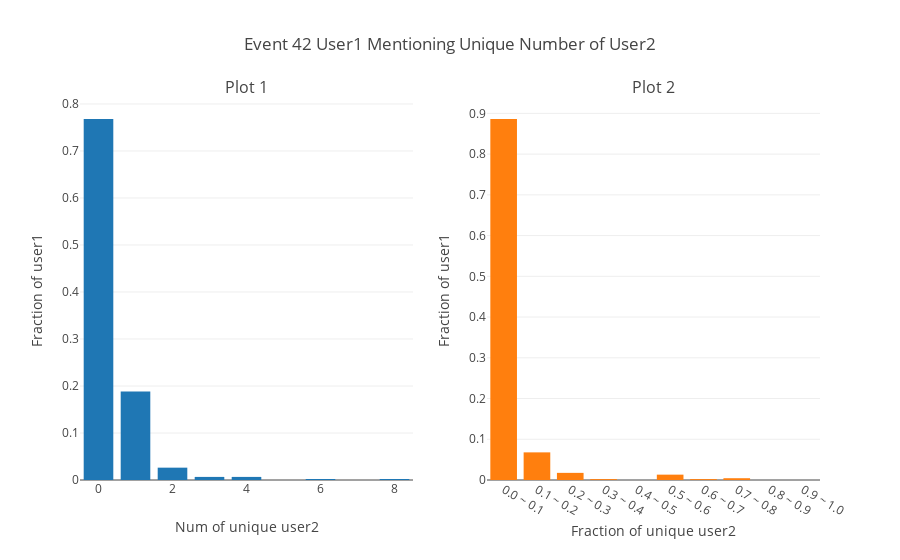
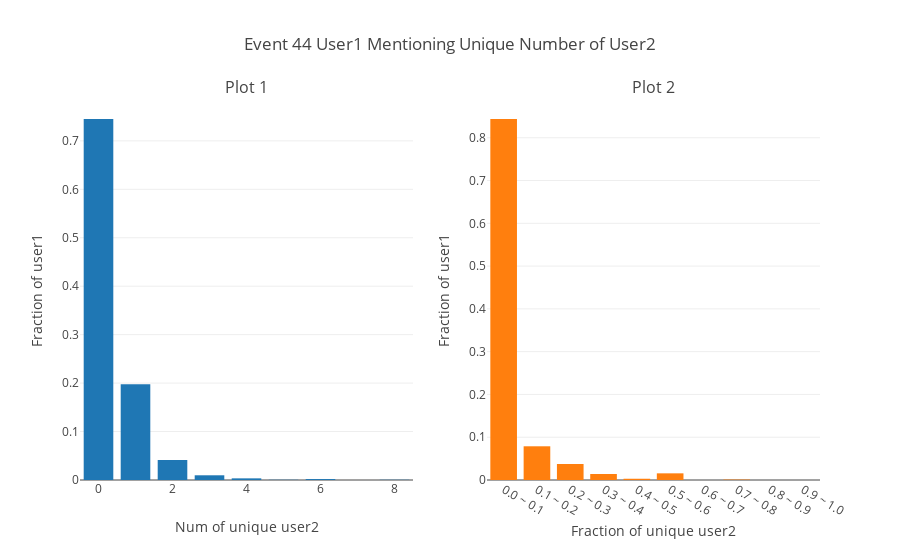
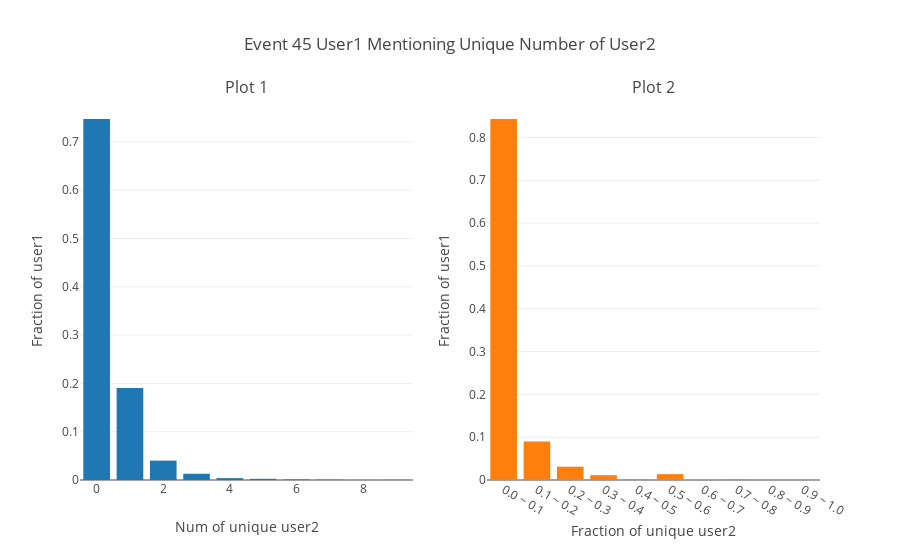
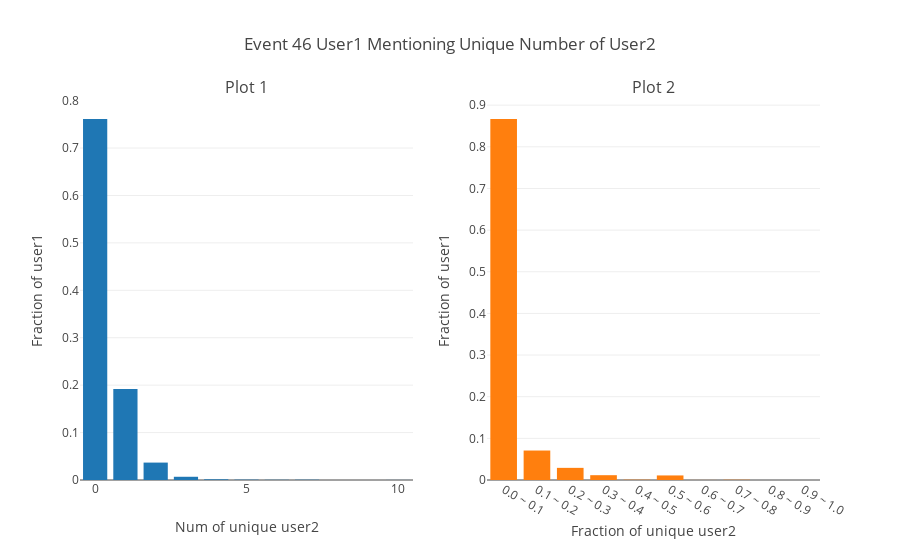

Notebook code for these charts, in order:
### Code cell
def graph_for_mention_frac(path, events, draw_graph):
    avg_user2_mentioned_list = []
    for event in events:
        file_name = os.path.join(path, "{}_mention_network.csv".format(event))
        mention_ct = count_unique_user2(file_name, event)
        if len(mention_ct) > 0:
            mention_frac = get_mention_fraction(mention_ct)
            graph2_data = get_user2_fraction(mention_ct) # Counter dictionary
            x_user2_frac_seq = graph2_data[0]
            y_user1_frac = graph2_data[1]

            print(mention_frac)
            cnt2_sum = 0
            for user1 in mention_ct:
                cnt2_sum += mention_ct[user1][1]
            avg = cnt2_sum / len(mention_ct.keys())
            print("event: {} avg_usr2_cnt: {}".format(event, avg))
            avg_user2_mentioned_list.append(avg)

            if draw_graph:
                trace1 = Bar(
                        x=['%s'%i for i in range(0, len(mention_frac)+1)],
                        y=mention_frac,
                        showlegend=False)

                trace2 = Bar(
                        x=['{} ~ {}'.format(x, round(x+0.1, 1)) for x in x_user2_frac_seq],
                        y=y_user1_frac,
                        showlegend=False)

                layout=Layout(
                        xaxis=XAxis(title='Num of unique user2'),
                        yaxis=YAxis(title='Fraction of user1'),
                        xaxis2=XAxis(title='Fraction of unique user2'),
                        yaxis2=YAxis(title='Fraction of user1'),
                        title='Event {} User Mention Network Fraction'.format(event))

                fig = tools.make_subplots(rows=1, cols=2, subplot_titles=('Plot 1', 'Plot 2'))
                fig.append_trace(trace1, 1, 1)
                fig.append_trace(trace2, 1, 2)

                fig['layout']['xaxis1'].update(title='Num of unique user2')
                fig['layout']['xaxis2'].update(title='Fraction of unique user2')
                fig['layout']['yaxis1'].update(title='Fraction of user1')
                fig['layout']['yaxis2'].update(title='Fraction of user1')

                fig['layout'].update(title='Event {} User1 Mentioning Unique Number of User2'.format(event))
                plotly.offline.iplot(fig, filename="my plot")

    avg_count = Counter(round(x, 1) for x in avg_user2_mentioned_list)
    print("avg_count: {}".format(avg_count))
    avg_max = max(avg_count.keys())
    print("avg_max: {}".format(avg_max))
    avg_seq = [round(x*0.1, 1) for x in range(0, int(avg_max*10)+1)]
    print("avg_seq: {}".format(avg_seq))
    y_seq = []
    for seq in avg_seq:
        cnt = 0
        if seq in avg_count:
            cnt = avg_count[seq]
        y_seq.append(cnt)
    trace_avg = Bar(
                x=avg_seq,
                y=y_seq,
                showlegend=False)
    layout=Layout(
                xaxis=XAxis(title='Avg unique user2 mentioned'),
                yaxis=YAxis(title='Number of events'),
                title='Avg number of unique user2 mentioned by user2')

    data = Data([trace_avg])
    fig = Figure(data=data, layout=layout)
    plotly.offline.iplot(fig, filename="my plot")

    
graph_for_mention_frac(mention_path, events, True)

### Figure 1 — Plotly figure (JSON) as saved in the notebook; plotly's stock layout.template omitted (floating-point values rounded to 4 significant figures)
{"data": [{"showlegend": false, "type": "bar", "x": ["0", "1", "2", "3", "4", "5", "6", "7", "8", "9"], "xaxis": "x1", "y": [0.7681, 0.1882, 0.02626, 0.006565, 0.006565, 0, 0.002188, 0, 0.002188], "yaxis": "y1"}, {"showlegend": false, "type": "bar", "x": ["0.0 ~ 0.1", "0.1 ~ 0.2", "0.2 ~ 0.3", "0.3 ~ 0.4", "0.4 ~ 0.5", "0.5 ~ 0.6", "0.6 ~ 0.7", "0.7 ~ 0.8", "0.8 ~ 0.9", "0.9 ~ 1.0"], "xaxis": "x2", "y": [0.8862, 0.06783, 0.01751, 0.002188, 0, 0.01313, 0.002188, 0.004376, 0, 0], "yaxis": "y2"}], "layout": {"annotations": [{"font": {"size": 16}, "showarrow": false, "text": "Plot 1", "x": 0.225, "xanchor": "center", "xref": "paper", "y": 1, "yanchor": "bottom", "yref": "paper"}, {"font": {"size": 16}, "showarrow": false, "text": "Plot 2", "x": 0.775, "xanchor": "center", "xref": "paper", "y": 1, "yanchor": "bottom", "yref": "paper"}], "title": "Event 42 User1 Mentioning Unique Number of User2", "xaxis1": {"anchor": "y1", "domain": [0, 0.45], "title": "Num of unique user2"}, "xaxis2": {"anchor": "y2", "domain": [0.55, 1], "title": "Fraction of unique user2"}, "yaxis1": {"anchor": "x1", "domain": [0, 1], "title": "Fraction of user1"}, "yaxis2": {"anchor": "x2", "domain": [0, 1], "title": "Fraction of user1"}}}

### Figure 2 — Plotly figure (JSON) as saved in the notebook; plotly's stock layout.template omitted (floating-point values rounded to 4 significant figures)
{"data": [{"showlegend": false, "type": "bar", "x": ["0", "1", "2", "3", "4", "5", "6", "7", "8", "9"], "xaxis": "x1", "y": [0.7451, 0.1975, 0.04134, 0.009728, 0.003405, 0.0004864, 0.001946, 0, 0.0004864], "yaxis": "y1"}, {"showlegend": false, "type": "bar", "x": ["0.0 ~ 0.1", "0.1 ~ 0.2", "0.2 ~ 0.3", "0.3 ~ 0.4", "0.4 ~ 0.5", "0.5 ~ 0.6", "0.6 ~ 0.7", "0.7 ~ 0.8", "0.8 ~ 0.9", "0.9 ~ 1.0"], "xaxis": "x2", "y": [0.8439, 0.07879, 0.03745, 0.01411, 0.002918, 0.01556, 0, 0.0009728, 0, 0], "yaxis": "y2"}], "layout": {"annotations": [{"font": {"size": 16}, "showarrow": false, "text": "Plot 1", "x": 0.225, "xanchor": "center", "xref": "paper", "y": 1, "yanchor": "bottom", "yref": "paper"}, {"font": {"size": 16}, "showarrow": false, "text": "Plot 2", "x": 0.775, "xanchor": "center", "xref": "paper", "y": 1, "yanchor": "bottom", "yref": "paper"}], "title": "Event 44 User1 Mentioning Unique Number of User2", "xaxis1": {"anchor": "y1", "domain": [0, 0.45], "title": "Num of unique user2"}, "xaxis2": {"anchor": "y2", "domain": [0.55, 1], "title": "Fraction of unique user2"}, "yaxis1": {"anchor": "x1", "domain": [0, 1], "title": "Fraction of user1"}, "yaxis2": {"anchor": "x2", "domain": [0, 1], "title": "Fraction of user1"}}}

### Figure 3 — Plotly figure (JSON) as saved in the notebook; plotly's stock layout.template omitted (floating-point values rounded to 4 significant figures)
{"data": [{"showlegend": false, "type": "bar", "x": ["0", "1", "2", "3", "4", "5", "6", "7", "8", "9", "10"], "xaxis": "x1", "y": [0.7476, 0.1906, 0.04013, 0.01294, 0.003883, 0.002404, 0.001109, 0.0007396, 0.0001849, 0.0003698], "yaxis": "y1"}, {"showlegend": false, "type": "bar", "x": ["0.0 ~ 0.1", "0.1 ~ 0.2", "0.2 ~ 0.3", "0.3 ~ 0.4", "0.4 ~ 0.5", "0.5 ~ 0.6", "0.6 ~ 0.7", "0.7 ~ 0.8", "0.8 ~ 0.9", "0.9 ~ 1.0"], "xaxis": "x2", "y": [0.843, 0.08968, 0.03107, 0.01128, 0.001664, 0.01368, 0.0003698, 0.001479, 0, 0], "yaxis": "y2"}], "layout": {"annotations": [{"font": {"size": 16}, "showarrow": false, "text": "Plot 1", "x": 0.225, "xanchor": "center", "xref": "paper", "y": 1, "yanchor": "bottom", "yref": "paper"}, {"font": {"size": 16}, "showarrow": false, "text": "Plot 2", "x": 0.775, "xanchor": "center", "xref": "paper", "y": 1, "yanchor": "bottom", "yref": "paper"}], "title": "Event 45 User1 Mentioning Unique Number of User2", "xaxis1": {"anchor": "y1", "domain": [0, 0.45], "title": "Num of unique user2"}, "xaxis2": {"anchor": "y2", "domain": [0.55, 1], "title": "Fraction of unique user2"}, "yaxis1": {"anchor": "x1", "domain": [0, 1], "title": "Fraction of user1"}, "yaxis2": {"anchor": "x2", "domain": [0, 1], "title": "Fraction of user1"}}}

### Figure 4 — Plotly figure (JSON) as saved in the notebook; plotly's stock layout.template omitted (floating-point values rounded to 4 significant figures)
{"data": [{"showlegend": false, "type": "bar", "x": ["0", "1", "2", "3", "4", "5", "6", "7", "8", "9", "10", "11"], "xaxis": "x1", "y": [0.7612, 0.1918, 0.03671, 0.006809, 0.00148, 0.0007401, 0.000444, 0.0005921, 0, 0, 0.000148], "yaxis": "y1"}, {"showlegend": false, "type": "bar", "x": ["0.0 ~ 0.1", "0.1 ~ 0.2", "0.2 ~ 0.3", "0.3 ~ 0.4", "0.4 ~ 0.5", "0.5 ~ 0.6", "0.6 ~ 0.7", "0.7 ~ 0.8", "0.8 ~ 0.9", "0.9 ~ 1.0"], "xaxis": "x2", "y": [0.8668, 0.07075, 0.02916, 0.01155, 0.0007401, 0.01095, 0.000148, 0.0005921, 0, 0], "yaxis": "y2"}], "layout": {"annotations": [{"font": {"size": 16}, "showarrow": false, "text": "Plot 1", "x": 0.225, "xanchor": "center", "xref": "paper", "y": 1, "yanchor": "bottom", "yref": "paper"}, {"font": {"size": 16}, "showarrow": false, "text": "Plot 2", "x": 0.775, "xanchor": "center", "xref": "paper", "y": 1, "yanchor": "bottom", "yref": "paper"}], "title": "Event 46 User1 Mentioning Unique Number of User2", "xaxis1": {"anchor": "y1", "domain": [0, 0.45], "title": "Num of unique user2"}, "xaxis2": {"anchor": "y2", "domain": [0.55, 1], "title": "Fraction of unique user2"}, "yaxis1": {"anchor": "x1", "domain": [0, 1], "title": "Fraction of user1"}, "yaxis2": {"anchor": "x2", "domain": [0, 1], "title": "Fraction of user1"}}}
